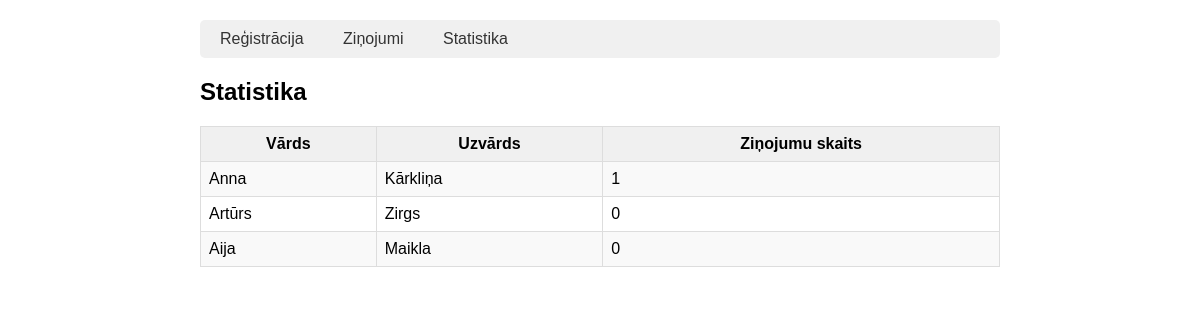
The page /statistika on the database as committed earlier.
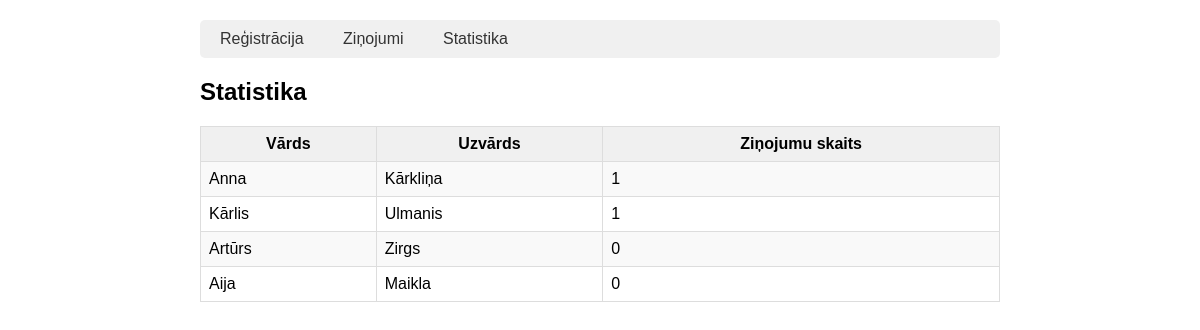
The same page on the database as committed later.
### tables this page shows
CREATE TABLE lietotaji
                 (id INTEGER PRIMARY KEY AUTOINCREMENT,
                  vards TEXT NOT NULL,
                  uzvards TEXT NOT NULL,
                  lietotajvards TEXT UNIQUE NOT NULL);

### zinojumu_sistema/app.py (the view)
@app.route('/statistika')
def statistika():
    savienojums = sqlite3.connect('zinojumi.db')
    c = savienojums.cursor()
    statistika = c.execute("""
        SELECT lietotaji.vards, lietotaji.uzvards, COUNT(zinojumi.id) as skaits
        FROM lietotaji
        LEFT JOIN zinojumi ON lietotaji.id = zinojumi.lietotaja_id
        GROUP BY lietotaji.id
        ORDER BY skaits DESC
    """).fetchall()
    savienojums.close()
    return render_template('statistika.html', statistika=statistika)

### zinojumu_sistema/templates/statistika.html
<!DOCTYPE html>
{% extends "base.html" %}
{% block saturs %}
<h2>Statistika</h2>
<table>
    <tr>
        <th>Vārds</th>
        <th>Uzvārds</th>
        <th>Ziņojumu skaits</th>
    </tr>
    {% for stat in statistika %}
    <tr>
        <td>{{ stat[0] }}</td>
        <td>{{ stat[1] }}</td>
        <td>{{ stat[2] }}</td>
    </tr>
    {% endfor %}
</table>
{% endblock %}

### zinojumu_sistema/templates/base.html (shortened to what this page needs)
<!DOCTYPE html>
<html>
<head>
</head>
<body>
    <nav>
        <a href="{{ url_for('registracija') }}">Reģistrācija</a>
        <a href="{{ url_for('zinojumi') }}">Ziņojumi</a>
        <a href="{{ url_for('statistika') }}">Statistika</a>
    </nav>
    {% block saturs %}{% endblock %}
</body>
</html>

### zinojumu_sistema/templates/base.html (style rules this page uses)
body { font-family: Arial, sans-serif; max-width: 800px; margin: 0 auto; padding: 20px; }
nav { background-color: #f0f0f0; padding: 10px; margin-bottom: 20px; border-radius: 5px; }
nav a { margin-right: 15px; text-decoration: none; color: #333; padding: 5px 10px; }
table { width: 100%; border-collapse: collapse; margin-top: 20px; }
table, th, td { border: 1px solid #ddd; padding: 8px; }
th { background-color: #f0f0f0; }
tr:nth-child(even) { background-color: #f9f9f9; }

Rows that differ between the two databases and show on the page:
added lietotaji: vards "Kārlis", uzvards "Ulmanis", stat "1"
